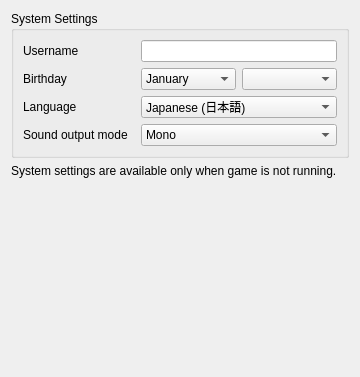
<?xml version="1.0" encoding="UTF-8"?>
<ui version="4.0">
 <class>ConfigureSystem</class>
 <widget class="QWidget" name="ConfigureSystem">
  <property name="geometry">
   <rect>
    <x>0</x>
    <y>0</y>
    <width>360</width>
    <height>377</height>
   </rect>
  </property>
  <property name="windowTitle">
   <string>Form</string>
  </property>
  <layout class="QHBoxLayout" name="horizontalLayout">
   <item>
    <layout class="QVBoxLayout" name="verticalLayout">
     <item>
      <widget class="QGroupBox" name="group_system_settings">
       <property name="title">
        <string>System Settings</string>
       </property>
       <layout class="QGridLayout" name="gridLayout">
        <item row="0" column="0">
         <widget class="QLabel" name="label_username">
          <property name="text">
           <string>Username</string>
          </property>
         </widget>
        </item>
        <item row="0" column="1">
         <widget class="QLineEdit" name="edit_username">
          <property name="sizePolicy">
           <sizepolicy hsizetype="Preferred" vsizetype="Fixed">
            <horstretch>0</horstretch>
            <verstretch>0</verstretch>
           </sizepolicy>
          </property>
          <property name="maxLength">
           <number>10</number>
          </property>
         </widget>
        </item>
        <item row="1" column="0">
         <widget class="QLabel" name="label_birthday">
          <property name="text">
           <string>Birthday</string>
          </property>
         </widget>
        </item>
        <item row="1" column="1">
         <layout class="QHBoxLayout" name="horizontalLayout_birthday2">
          <item>
           <widget class="QComboBox" name="combo_birthmonth">
            <item>
             <property name="text">
              <string>January</string>
             </property>
            </item>
            <item>
             <property name="text">
              <string>February</string>
             </property>
            </item>
            <item>
             <property name="text">
              <string>March</string>
             </property>
            </item>
            <item>
             <property name="text">
              <string>April</string>
             </property>
            </item>
            <item>
             <property name="text">
              <string>May</string>
             </property>
            </item>
            <item>
             <property name="text">
              <string>June</string>
             </property>
            </item>
            <item>
             <property name="text">
              <string>July</string>
             </property>
            </item>
            <item>
             <property name="text">
              <string>August</string>
             </property>
            </item>
            <item>
             <property name="text">
              <string>September</string>
             </property>
            </item>
            <item>
             <property name="text">
              <string>October</string>
             </property>
            </item>
            <item>
             <property name="text">
              <string>November</string>
             </property>
            </item>
            <item>
             <property name="text">
              <string>December</string>
             </property>
            </item>
           </widget>
          </item>
          <item>
           <widget class="QComboBox" name="combo_birthday"/>
          </item>
         </layout>
        </item>
        <item row="2" column="0">
         <widget class="QLabel" name="label_language">
          <property name="text">
           <string>Language</string>
          </property>
         </widget>
        </item>
        <item row="2" column="1">
         <widget class="QComboBox" name="combo_language">
          <item>
           <property name="text">
            <string>Japanese (日本語)</string>
           </property>
          </item>
          <item>
           <property name="text">
            <string>English</string>
           </property>
          </item>
          <item>
           <property name="text">
            <string>French (français)</string>
           </property>
          </item>
          <item>
           <property name="text">
            <string>German (Deutsch)</string>
           </property>
          </item>
          <item>
           <property name="text">
            <string>Italian (italiano)</string>
           </property>
          </item>
          <item>
           <property name="text">
            <string>Spanish (español)</string>
           </property>
          </item>
          <item>
           <property name="text">
            <string>Simplified Chinese (简体中文)</string>
           </property>
          </item>
          <item>
           <property name="text">
            <string>Korean (한국어)</string>
           </property>
          </item>
          <item>
           <property name="text">
            <string>Dutch (Nederlands)</string>
           </property>
          </item>
          <item>
           <property name="text">
            <string>Portuguese (português)</string>
           </property>
          </item>
          <item>
           <property name="text">
            <string>Russian (Русский)</string>
           </property>
          </item>
          <item>
           <property name="text">
            <string>Traditional Chinese (正體中文)</string>
           </property>
          </item>
         </widget>
        </item>
        <item row="3" column="0">
         <widget class="QLabel" name="label_sound">
          <property name="text">
           <string>Sound output mode</string>
          </property>
         </widget>
        </item>
        <item row="3" column="1">
         <widget class="QComboBox" name="combo_sound">
          <item>
           <property name="text">
            <string>Mono</string>
           </property>
          </item>
          <item>
           <property name="text">
            <string>Stereo</string>
           </property>
          </item>
          <item>
           <property name="text">
            <string>Surround</string>
           </property>
          </item>
         </widget>
        </item>
       </layout>
      </widget>
     </item>
     <item>
      <widget class="QLabel" name="label_disable_info">
       <property name="text">
        <string>System settings are available only when game is not running.</string>
       </property>
       <property name="wordWrap">
        <bool>true</bool>
       </property>
      </widget>
     </item>
     <item>
      <spacer name="verticalSpacer">
       <property name="orientation">
        <enum>Qt::Vertical</enum>
       </property>
       <property name="sizeHint" stdset="0">
        <size>
         <width>20</width>
         <height>40</height>
        </size>
       </property>
      </spacer>
     </item>
    </layout>
   </item>
  </layout>
 </widget>
 <resources/>
 <connections/>
</ui>
